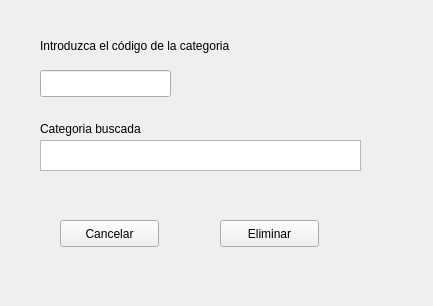
<?xml version="1.0" encoding="UTF-8"?>
<ui version="4.0">
 <class>Form</class>
 <widget class="QWidget" name="Form">
  <property name="geometry">
   <rect>
    <x>0</x>
    <y>0</y>
    <width>433</width>
    <height>306</height>
   </rect>
  </property>
  <property name="windowTitle">
   <string>Form</string>
  </property>
  <widget class="QTextBrowser" name="textBrowser">
   <property name="geometry">
    <rect>
     <x>40</x>
     <y>140</y>
     <width>321</width>
     <height>31</height>
    </rect>
   </property>
  </widget>
  <widget class="QLabel" name="label">
   <property name="geometry">
    <rect>
     <x>40</x>
     <y>30</y>
     <width>271</width>
     <height>31</height>
    </rect>
   </property>
   <property name="text">
    <string>Introduzca el código de la categoria</string>
   </property>
  </widget>
  <widget class="QLineEdit" name="lineEdit">
   <property name="geometry">
    <rect>
     <x>40</x>
     <y>70</y>
     <width>131</width>
     <height>27</height>
    </rect>
   </property>
  </widget>
  <widget class="QLabel" name="label_2">
   <property name="geometry">
    <rect>
     <x>40</x>
     <y>120</y>
     <width>221</width>
     <height>17</height>
    </rect>
   </property>
   <property name="text">
    <string>Categoria buscada</string>
   </property>
  </widget>
  <widget class="QPushButton" name="pushButton">
   <property name="geometry">
    <rect>
     <x>60</x>
     <y>220</y>
     <width>99</width>
     <height>27</height>
    </rect>
   </property>
   <property name="text">
    <string>Cancelar</string>
   </property>
  </widget>
  <widget class="QPushButton" name="pushButton_2">
   <property name="geometry">
    <rect>
     <x>220</x>
     <y>220</y>
     <width>99</width>
     <height>27</height>
    </rect>
   </property>
   <property name="text">
    <string>Eliminar</string>
   </property>
  </widget>
 </widget>
 <resources/>
 <connections/>
</ui>
